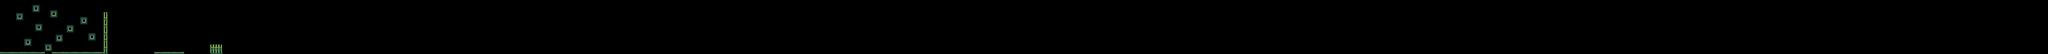

A level layout from a 2D game, rendered from its tile map. Below: a short description, then the map file with tile-grid data replaced by summaries:
An orthogonal 1500x40 tile map with 16x16 px tiles, 1 tile layer (Tile Layer 1) and 24 objects (13x platform, 6x coin, 3x enemy, checkpoint).

<map version="1.0" tiledversion="1.0.1" orientation="orthogonal" renderorder="right-down" width="1500" height="40" tilewidth="16" tileheight="16" nextobjectid="61">
 <tileset firstgid="1" name="jungle tileset" tilewidth="16" tileheight="16" spacing="2" tilecount="840" columns="42">
  <image source="jungle tileset.png" width="768" height="368" />
 </tileset>
 <layer name="Tile Layer 1" width="1500" height="40">
  <data>[60000 cells, 704 non-empty, 74 distinct tile ids]</data>
 </layer>
 <objectgroup name="Object Layer 1">
  <object id="1" type="platform" x="-10" y="617" width="534" height="3" />
  <object id="3" type="platform" x="608" y="617" width="608" height="3" />
  <object id="5" type="platform" x="285" y="457" width="82" height="86" />
  <object id="7" type="platform" x="654" y="411" width="82" height="86" />
  <object id="8" type="platform" x="525" y="523" width="82" height="86" />
  <object id="9" type="platform" x="413" y="282" width="82" height="86" />
  <object id="10" type="platform" x="188" y="155" width="82" height="86" />
  <object id="11" type="platform" x="380" y="62" width="82" height="86" />
  <object id="12" type="platform" x="589" y="124" width="82" height="86" />
  <object id="13" type="platform" x="782" y="300" width="82" height="86" />
  <object id="14" type="platform" x="943" y="202" width="82" height="86" />
  <object id="17" type="platform" x="1038" y="395" width="82" height="86" />
  <object id="18" type="coin" x="811" y="277" width="24" height="19" />
  <object id="19" type="coin" x="975" y="182" width="20" height="17" />
  <object id="20" type="coin" x="618" y="102" width="23" height="20" />
  <object id="21" type="coin" x="1073" y="597" width="23" height="17" />
  <object id="22" type="enemy" x="553" y="502" width="24" height="21" />
  <object id="23" type="enemy" x="444" y="262" width="24" height="19" />
  <object id="24" type="coin" x="409" y="39" width="26" height="20" />
  <object id="25" type="enemy" x="221" y="131" width="20" height="25" />
  <object id="27" type="coin" x="1037" y="32" width="22" height="24" />
  <object id="34" type="checkpoint" x="957.333" y="589.333" />
  <object id="58" type="platform" x="1213.33" y="145.333" width="50.6667" height="477.333" />
  <object id="60" x="1737.33" y="-406.667" />
 </objectgroup>
</map>
